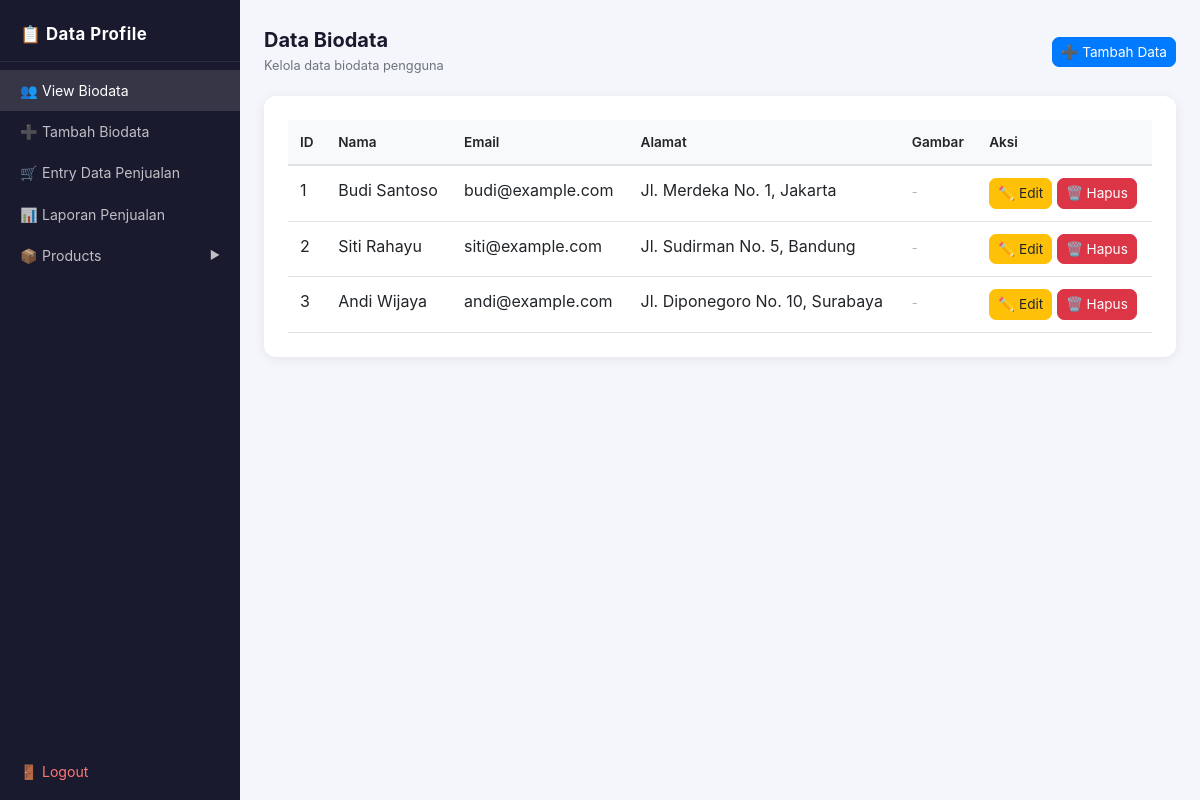
The page /view_data.php (signed in) on the database its author committed.
### tables this page shows
CREATE TABLE `biodata` (
  `id`     INT(11)      NOT NULL AUTO_INCREMENT,
  `nama`   VARCHAR(100) NOT NULL,
  `email`  VARCHAR(100) NOT NULL,
  `alamat` TEXT         NOT NULL,
  `gambar` VARCHAR(255) DEFAULT NULL,
  PRIMARY KEY (`id`)
);

### view_data.php (the view, shortened to what this page needs)
<!DOCTYPE html>
<html lang="id">
<head>
  <link rel="stylesheet" href="https://cdn.jsdelivr.net/npm/bootstrap@5.3.0/dist/css/bootstrap.min.css">
  <link rel="stylesheet" href="https://maxcdn.bootstrapcdn.com/bootstrap/4.5.2/css/bootstrap.min.css">
</head>
<body>
<?php include 'sidebar.php'; ?>
<div class="main-content">
  <div style="display:flex;align-items:center;justify-content:space-between;margin-bottom:20px;">
    <div>
      <h5 style="font-weight:700;margin:0;color:#1a1a2e;">Data Biodata</h5>
      <small style="color:#6c757d;">Kelola data biodata pengguna</small>
    </div>
    <a href="tambah_biodata.php" class="btn btn-primary btn-sm">➕ Tambah Data</a>
  </div>
  <div class="card">
    <div class="card-body">
      <?php
      include 'koneksi.php';
      $query  = "SELECT `id`, `nama`, `email`, `alamat`, `gambar` FROM `biodata`";
      $result = $koneksi->query($query);
      ?>
      <div class="table-responsive">
        <table class="table table-hover align-middle">
          <thead>
            <tr>
              <th>ID</th>
              <th>Nama</th>
              <th>Email</th>
              <th>Alamat</th>
              <th>Gambar</th>
              <th>Aksi</th>
            </tr>
          </thead>
          <tbody>
            <?php if ($result->num_rows > 0): ?>
              <?php while ($row = $result->fetch_assoc()): ?>
                <tr>
                  <td><?= $row["id"] ?></td>
                  <td><?= htmlspecialchars($row["nama"]) ?></td>
                  <td><?= htmlspecialchars($row["email"]) ?></td>
                  <td><?= htmlspecialchars($row["alamat"]) ?></td>
                  <td>
                    <?php if (!empty($row["gambar"]) && file_exists($row["gambar"])): ?>
                      <img src="<?= $row["gambar"] ?>?t=<?= time() ?>" height="50" style="border-radius:6px;object-fit:cover;">
                    <?php else: ?>
                      <span style="color:#adb5bd;font-size:0.8rem;">-</span>
                    <?php endif; ?>
                  </td>
                  <td>
                    <a href="edit_data.php?id=<?= $row["id"] ?>" class="btn btn-sm btn-warning">✏️ Edit</a>
                    <a href="delete_data.php?id=<?= $row["id"] ?>"
                       class="btn btn-sm btn-danger"
                       onclick="return confirm('Apakah Anda yakin ingin menghapus data ini?');">🗑️ Hapus</a>
                  </td>
                </tr>
              <?php endwhile; ?>
            <?php else: ?>
              <tr><td colspan="6" class="text-center text-muted py-4">Tidak ada data.</td></tr>
            <?php endif; ?>
          </tbody>
        </table>
      </div>
    </div>
  </div>
</div>
</body>
</html>

### view_data.php (style rules this page uses)
body { background: #f4f6fb; margin: 0; }
.main-content { margin-left: 240px; padding: 28px 24px; }
.card { border: none; border-radius: 12px; box-shadow: 0 2px 12px rgba(0,0,0,0.07); }
.card-body { padding: 24px; }
.table thead th { background: #f8f9fa; font-weight: 600; font-size: 0.85rem; }
.btn { border-radius: 7px; font-size: 0.85rem; }

### sidebar.php (style rules this page uses)
body { background: #f4f6fb; margin: 0; }
.main-content { margin-left: 240px; padding: 28px 24px; }
.card { border: none; border-radius: 12px; box-shadow: 0 2px 12px rgba(0,0,0,0.07); }
.card-body { padding: 24px; }
.table { margin-bottom: 0; }
.table thead th { background: #f8f9fa; font-weight: 600; font-size: 0.85rem; border-top: none; }
.btn { border-radius: 7px; font-size: 0.85rem; }

### rows shown on the page
biodata: id "1", nama "Budi Santoso", email "budi@example.com", alamat "Jl. Merdeka No. 1, Jakarta"
biodata: id "2", nama "Siti Rahayu", email "siti@example.com", alamat "Jl. Sudirman No. 5, Bandung"
biodata: id "3", nama "Andi Wijaya", email "andi@example.com", alamat "Jl. Diponegoro No. 10, Surabaya"
